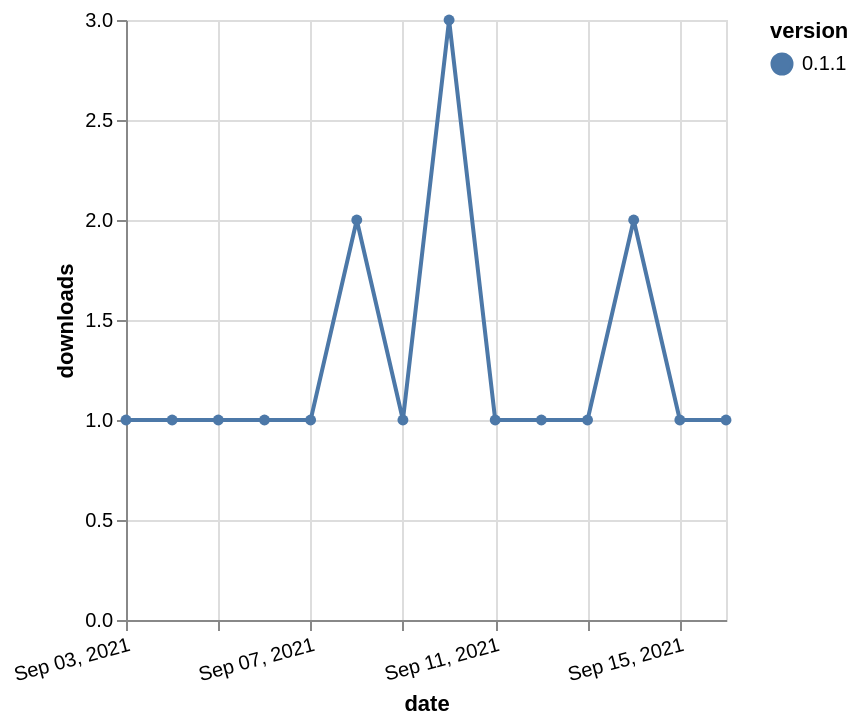

The Vega-Lite source for this figure:
### Vega-Lite specification from a JSON file in a GitHub repository (floating-point values rounded to 4 significant figures)
{"$schema": "https://vega.github.io/schema/vega-lite/v5.json", "description": "A simple bar chart with embedded data.", "data": {"values": [{"date": "2021-09-03", "total": 263, "delta": 1, "version": "0.1.1"}, {"date": "2021-09-04", "total": 264, "delta": 1, "version": "0.1.1"}, {"date": "2021-09-05", "total": 265, "delta": 1, "version": "0.1.1"}, {"date": "2021-09-06", "total": 266, "delta": 1, "version": "0.1.1"}, {"date": "2021-09-07", "total": 267, "delta": 1, "version": "0.1.1"}, {"date": "2021-09-08", "total": 269, "delta": 2, "version": "0.1.1"}, {"date": "2021-09-09", "total": 270, "delta": 1, "version": "0.1.1"}, {"date": "2021-09-10", "total": 273, "delta": 3, "version": "0.1.1"}, {"date": "2021-09-11", "total": 274, "delta": 1, "version": "0.1.1"}, {"date": "2021-09-12", "total": 275, "delta": 1, "version": "0.1.1"}, {"date": "2021-09-13", "total": 276, "delta": 1, "version": "0.1.1"}, {"date": "2021-09-14", "total": 278, "delta": 2, "version": "0.1.1"}, {"date": "2021-09-15", "total": 279, "delta": 1, "version": "0.1.1"}, {"date": "2021-09-16", "total": 280, "delta": 1, "version": "0.1.1"}]}, "width": "container", "mark": {"type": "line", "point": {"filled": true}}, "encoding": {"x": {"field": "date", "type": "temporal", "timeUnit": "yearmonthdate", "title": "date", "axis": {"labelAngle": -15}}, "y": {"field": "delta", "type": "quantitative", "title": "downloads"}, "color": {"field": "version", "type": "nominal"}, "tooltip": {"field": "delta"}}}
